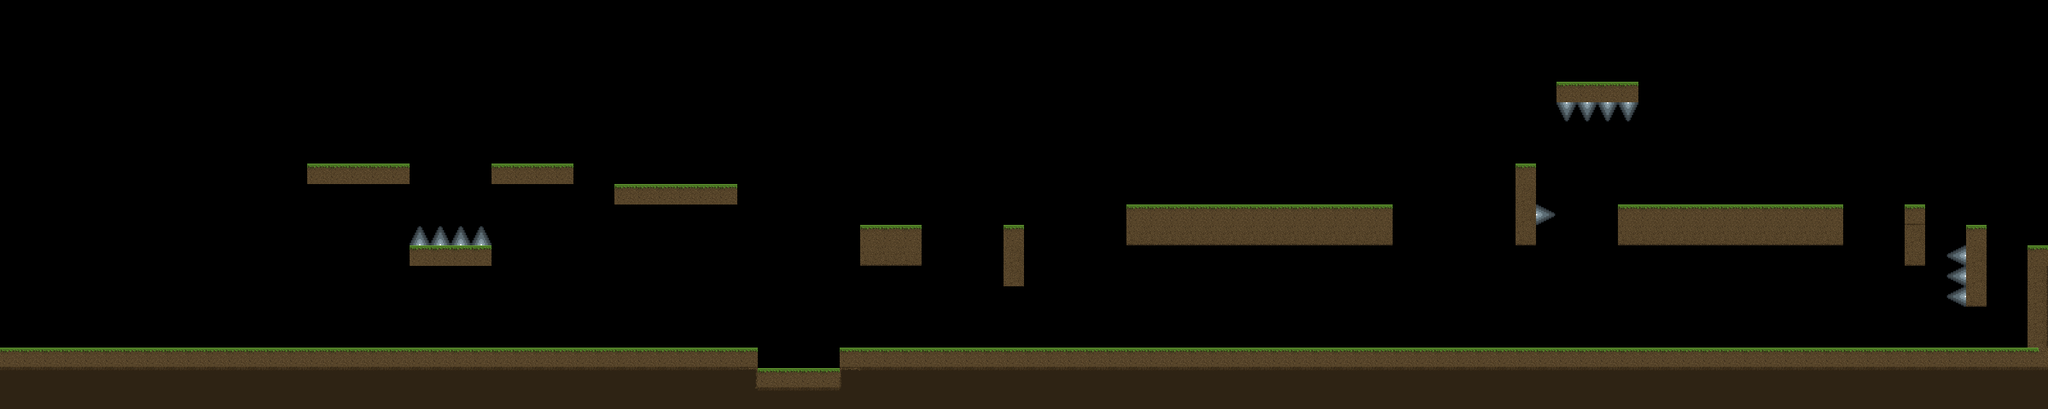

A 2D game scene composited from a Tiled map and its tileset images. What follows is a short description and the map's XML, with each tile layer's data collapsed to a summary:
An orthogonal 100x20 tile map with 32x32 px tiles, 1 tile layer (TileLayer), 5 tilesets and 342 objects.

<map version="1.10" tiledversion="1.12.1" orientation="orthogonal" renderorder="right-down" width="100" height="20" tilewidth="32" tileheight="32" infinite="0" nextlayerid="32" nextobjectid="454">
 <tileset firstgid="1" source="../tile_set/Tile_fg.tsx" />
 <tileset firstgid="17" source="../tile_set/Tile_bg.tsx" />
 <tileset firstgid="24" source="../tile_set/CollisionTypes.tsx" />
 <tileset firstgid="39" source="../tile_set/Hazards.tsx" />
 <tileset firstgid="45" source="../tile_set/Dirt&amp;Grass Tileset.tsx" />
 <layer id="1" name="TileLayer" width="100" height="20">
  <data>[2000 cells, 404 non-empty, 14 distinct tile ids]</data>
 </layer>
 <objectgroup id="3" name="ObjektLayer">
  <object id="16" gid="11" x="348.333" y="544" width="34" height="20" />
  <object id="17" gid="12" x="412.333" y="544.667" width="18" height="11" />
  <object id="18" gid="12" x="435.667" y="545.333" width="18" height="11" />
  <object id="19" gid="16" x="452.182" y="544.333" width="46" height="54.4545" />
  <object id="39" gid="16" x="1021.18" y="544" width="46" height="54.4545" />
  <object id="108" gid="16" x="1009.18" y="288" width="46" height="54.4545" />
  <object id="121" gid="16" x="1859.68" y="320" width="46" height="54.4545" />
  <object id="40" gid="16" x="1402.68" y="544.5" width="46" height="54.4545" />
  <object id="133" gid="16" x="2554.02" y="320.167" width="46" height="54.4545" />
  <object id="46" gid="16" x="1906.73" y="544.545" width="46" height="54.4545" />
  <object id="98" gid="16" x="2960.73" y="545.212" width="46" height="54.4545" />
  <object id="129" gid="16" x="2832.06" y="321.212" width="46" height="54.4545" />
  <object id="20" gid="16" x="430" y="544.273" width="8" height="9" />
  <object id="23" gid="11" x="223" y="544.667" width="34" height="20" />
  <object id="26" gid="15" x="970" y="543.5" width="23" height="17" />
  <object id="109" gid="15" x="957.667" y="288.167" width="23" height="17" />
  <object id="120" gid="15" x="1808.17" y="320.167" width="23" height="17" />
  <object id="27" gid="12" x="992" y="545" width="18" height="11" />
  <object id="104" gid="12" x="980" y="289" width="18" height="11" />
  <object id="117" gid="12" x="1830.5" y="321" width="18" height="11" />
  <object id="32" gid="10" x="1316.5" y="543.5" width="34" height="20" />
  <object id="33" gid="8" x="1233" y="575.5" width="30" height="18" />
  <object id="34" gid="9" x="1202.5" y="575.5" width="30" height="18" />
  <object id="35" gid="14" x="1884.5" y="543.5" width="23" height="17" />
  <object id="101" gid="14" x="2938.5" y="544.167" width="23" height="17" />
  <object id="131" gid="14" x="2809.83" y="320.167" width="23" height="17" />
  <object id="36" gid="15" x="1930.5" y="543.5" width="23" height="17" />
  <object id="100" gid="15" x="2984.5" y="544.167" width="23" height="17" />
  <object id="132" gid="15" x="2855.83" y="320.167" width="23" height="17" />
  <object id="37" gid="12" x="1908.5" y="544.5" width="18" height="11" />
  <object id="99" gid="12" x="2962.5" y="545.167" width="18" height="11" />
  <object id="130" gid="12" x="2833.83" y="321.167" width="18" height="11" />
  <object id="41" gid="14" x="1435" y="544.333" width="23" height="17" />
  <object id="136" gid="14" x="2586.33" y="320" width="23" height="17" />
  <object id="42" gid="16" x="1406" y="544.333" width="8" height="9" />
  <object id="135" gid="16" x="2557.33" y="320" width="8" height="9" />
  <object id="43" gid="13" x="1387.33" y="544.333" width="18" height="11" />
  <object id="134" gid="13" x="2538.67" y="320" width="18" height="11" />
  <object id="47" gid="8" x="1665" y="544" width="30" height="18" />
  <object id="48" gid="8" x="1728" y="544" width="30" height="18" />
  <object id="49" gid="8" x="1568" y="544" width="30" height="18" />
  <object id="50" gid="9" x="1632" y="544" width="30" height="18" />
  <object id="51" gid="9" x="1696" y="544" width="30" height="18" />
  <object id="52" gid="9" x="1536" y="544" width="30" height="18" />
  <object id="53" gid="13" x="1600" y="544" width="18" height="11" />
  <object id="54" gid="13" x="1616.5" y="543.5" width="18" height="11" />
  <object id="55" gid="15" x="1056" y="544" width="23" height="17" />
  <object id="107" gid="15" x="1044" y="288" width="23" height="17" />
  <object id="122" gid="15" x="1894.5" y="320" width="23" height="17" />
  <object id="56" gid="12" x="1024" y="544" width="18" height="11" />
  <object id="106" gid="12" x="1012" y="288" width="18" height="11" />
  <object id="123" gid="12" x="1862.5" y="320" width="18" height="11" />
  <object id="57" gid="8" x="1120" y="544" width="30" height="18" />
  <object id="105" gid="8" x="1108" y="288" width="30" height="18" />
  <object id="124" gid="8" x="1958.5" y="320" width="30" height="18" />
  <object id="58" gid="16" x="1106" y="545" width="19" height="23" />
  <object id="103" gid="16" x="1094" y="289" width="19" height="23" />
  <object id="118" gid="16" x="1944.5" y="321" width="19" height="23" />
  <object id="59" gid="16" x="1010.5" y="545" width="19" height="23" />
  <object id="102" gid="16" x="998.5" y="289" width="19" height="23" />
  <object id="119" gid="16" x="1849" y="321" width="19" height="23" />
  <object id="65" gid="8" x="2308" y="544.667" width="30" height="18" />
  <object id="97" gid="8" x="31.3333" y="543.333" width="30" height="18" />
  <object id="81" gid="8" x="2308" y="544.667" width="30" height="18" />
  <object id="84" gid="8" x="31.3333" y="543.333" width="30" height="18" />
  <object id="66" gid="8" x="2372" y="544.667" width="30" height="18" />
  <object id="96" gid="8" x="95.3333" y="543.333" width="30" height="18" />
  <object id="80" gid="8" x="2372" y="544.667" width="30" height="18" />
  <object id="85" gid="8" x="95.3333" y="543.333" width="30" height="18" />
  <object id="67" gid="15" x="2340" y="544.667" width="23" height="17" />
  <object id="95" gid="15" x="63.3333" y="543.333" width="23" height="17" />
  <object id="79" gid="15" x="2340" y="544.667" width="23" height="17" />
  <object id="86" gid="15" x="63.3333" y="543.333" width="23" height="17" />
  <object id="68" gid="16" x="2372" y="544.667" width="8" height="9" />
  <object id="94" gid="16" x="95.3333" y="543.333" width="8" height="9" />
  <object id="78" gid="16" x="2372" y="544.667" width="8" height="9" />
  <object id="87" gid="16" x="95.3333" y="543.333" width="8" height="9" />
  <object id="69" gid="11" x="2276" y="544.667" width="34" height="20" />
  <object id="93" gid="11" x="-0.666667" y="543.333" width="34" height="20" />
  <object id="77" gid="11" x="2276" y="544.667" width="34" height="20" />
  <object id="88" gid="11" x="-0.666667" y="543.333" width="34" height="20" />
  <object id="70" gid="11" x="2404" y="544.667" width="34" height="20" />
  <object id="92" gid="11" x="127.333" y="543.333" width="34" height="20" />
  <object id="76" gid="11" x="2404" y="544.667" width="34" height="20" />
  <object id="89" gid="11" x="127.333" y="543.333" width="34" height="20" />
  <object id="71" gid="14" x="2436" y="544.667" width="23" height="17" />
  <object id="91" gid="14" x="159.333" y="543.333" width="23" height="17" />
  <object id="75" gid="14" x="2436" y="544.667" width="23" height="17" />
  <object id="90" gid="14" x="159.333" y="543.333" width="23" height="17" />
  <object id="72" gid="16" x="2387" y="545.167" width="36.5" height="44" />
  <object id="83" gid="16" x="110.333" y="543.833" width="36.5" height="44" />
  <object id="74" gid="16" x="2387" y="545.167" width="36.5" height="44" />
  <object id="82" gid="16" x="110.333" y="543.833" width="36.5" height="44" />
  <object id="110" gid="10" x="1408" y="352" width="34" height="20" />
  </objectgroup>
 <objectgroup id="14" name="CollisionLayer" visible="0">
  <!-- 224 objects omitted --></objectgroup>
</map>
<!-- 248 of 342 objects omitted -->
